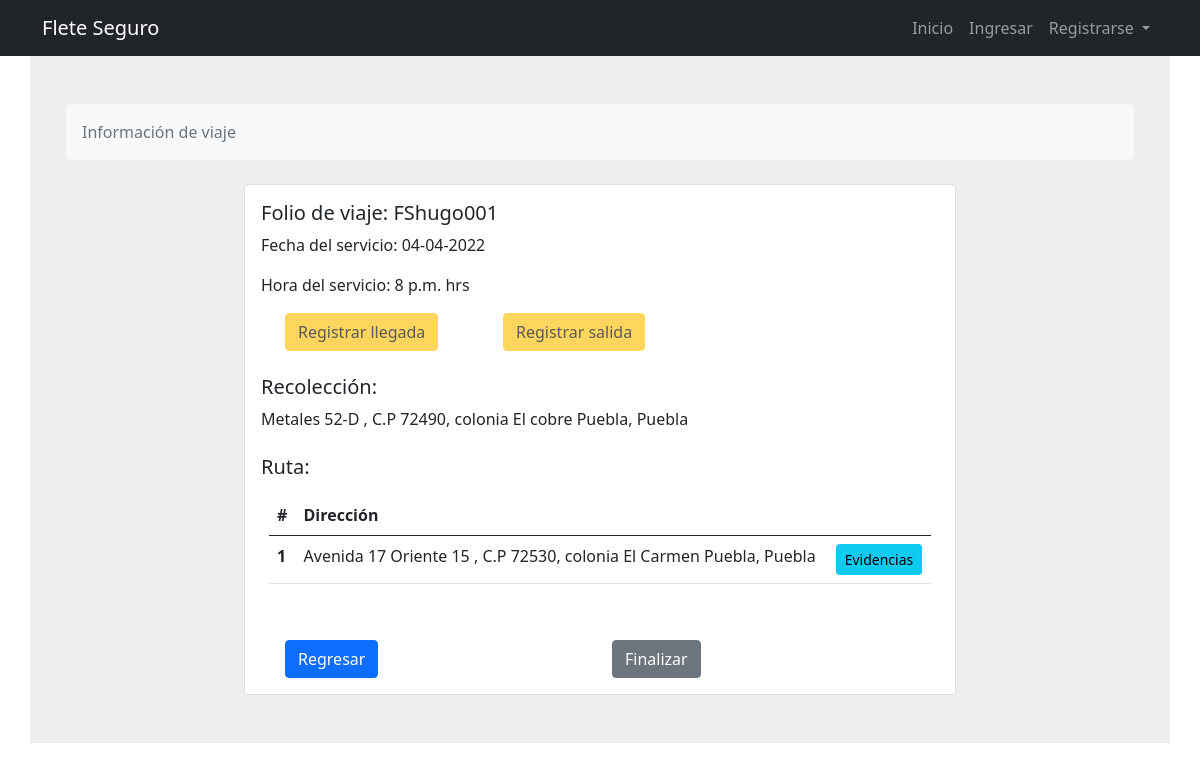
Page /fletes/viaje/detalle/FShugo001 on the committed database.
### fletes/models.py (models this page shows, shortened)
class Viaje(models.Model):
    cotizacion_id = models.OneToOneField(Cotizacion, on_delete=models.CASCADE, primary_key=True)
    folio = models.CharField(verbose_name="Folio", max_length=20,  default="")
    slug = models.SlugField(null=True, default="")
    estado_viaje = models.CharField(verbose_name="Estado", choices=ESTADO_VIAJE, max_length=40, default="Creado")
    hora_inicio = models.TimeField(verbose_name="Hora de inicio", null=True, blank=True)
    hora_llegada = models.TimeField(verbose_name="Hora de llegada", null=True, blank=True)
    localizacion_transportista = models.CharField(verbose_name="Localización de transportista", max_length=40)
    nip = models.IntegerField(verbose_name="NIP de seguridad de viaje", null=True, blank=True)
    comentarios = models.TextField(null=True, blank=True)
    es_validado = models.BooleanField(verbose_name="¿Esta válido por cliente?", default=False)
    def hasLlegada(self):
        return True if self.hora_llegada else False
    def hasInicio(self):
        return True if self.hora_inicio else False

class Cotizacion(models.Model):
    transportista_id = models.ForeignKey(
        Transportista,
        verbose_name="Transportista",
        on_delete=models.CASCADE)
    solicitud_id = models.ForeignKey(
        Solicitud,
        verbose_name="Solicitud",
        on_delete=models.CASCADE)
    unidad_id = models.ForeignKey(
        Unidades,
        verbose_name="Unidad",
        on_delete=models.CASCADE)
    creado = models.DateTimeField(editable=False)
    modificado = models.DateTimeField()
    monto = models.FloatField(
        verbose_name="Monto")
    folio = models.CharField(verbose_name="Folio", max_length=20, editable=False, unique = True)
    estado_cotizacion = models.CharField(verbose_name="Estado", choices=ESTADO_COTIZACION, max_length=40, default="Pendiente")
    motivo_cancelacion = models.TextField(verbose_name="Motivo de cancelación")
    slug = models.SlugField(null=True, blank=True)
    nivel_seguro = models.ForeignKey(
        Seguro,
        verbose_name="Nivel de Seguro",
        on_delete=models.CASCADE,
        null=True)
    es_asegurada = models.BooleanField(
        verbose_name="Viaje asegurado",
        default=False,)
    activo = models.BooleanField(
        verbose_name="Activo",
        default=True,)
    checkoutUrl = models.URLField(max_length = 200, default="")

class Solicitud(models.Model):
    cliente_id = models.ForeignKey(Cliente, on_delete=models.CASCADE)
    folio = models.CharField(verbose_name="Folio", max_length=20, editable=False, unique = True)
    creado = models.DateTimeField(editable=False)
    modificado = models.DateTimeField()
    descripcion_servicio = models.TextField(verbose_name="Descripción de servicio")
    caracteristicas_carga = models.TextField(verbose_name="Tipo de carga")
    peso_carga = models.FloatField(verbose_name="Peso de la carga(kg)")
    volumen_carga = models.FloatField(verbose_name="Volumen de la carga(mts3)")
    unidades_totales = models.IntegerField(verbose_name="Unidades totales de la carga")
    fecha_servicio = models.DateTimeField(verbose_name="Fecha de servicio", validators=[validate_date])
    hora = models.TimeField(verbose_name="Hora de servicio")
    tiempo_carga = models.IntegerField(verbose_name="Tiempo máximo para la carga(min)")
    domicilio_id = models.ForeignKey(Domicilios, on_delete=models.PROTECT, verbose_name="Origen")
    estado_solicitud = models.CharField(verbose_name="Estado", choices=ESTADO_SOLICITUD, max_length=40, default="Guardada")
    tiempo_total = models.FloatField(verbose_name="Tiempo total del viaje", null=True, blank=True)
    km_total = models.FloatField(verbose_name="Km totales del viaje", null=True, blank=True)
    slug = models.SlugField(null=True, blank=True)
    material_peligroso = models.BooleanField(
        verbose_name="Es material peligroso",
        default=False,)
    motivo_cancelacion = models.TextField(verbose_name="Motivo de cancelación")
    activo = models.BooleanField(
        verbose_name="Activo",
        default=True,)

class Domicilios(models.Model):
    cliente_id = models.ForeignKey(Cliente, on_delete=models.CASCADE)
    creado = models.DateTimeField(editable=False)
    modificado = models.DateTimeField()
    nombre = models.CharField(verbose_name="Nombre para identificar domicilio", max_length=100)
    calle = models.CharField(verbose_name="Calle", max_length=100)
    num_ext = models.CharField(verbose_name="Numero exterior", max_length=100)
    num_int = models.CharField(verbose_name="Numero interior", max_length=100, default="", blank=True)
    colonia = models.CharField(verbose_name="Colonia", max_length=100)
    municipio = models.CharField(verbose_name="Municipio o alcadía", max_length=100)
    cp = models.CharField(verbose_name="Código postal",max_length=100,)
    estado = models.CharField(verbose_name="Estado", choices=ESTADOS, max_length=40)
    referencias = models.TextField(verbose_name="Refrencias del domicilio")
    longitud = models.FloatField(verbose_name="Longitud", null=True, blank=True)
    latitud = models.FloatField(verbose_name="Latitud", null=True, blank=True)
    is_valid = models.BooleanField(verbose_name="Es válido", default=True)
    google_format = models.CharField(verbose_name="Dirección completa", max_length=100, null=True, blank=True)
    google_place_id = models.CharField(verbose_name="Google place ID", max_length=40, null=True, blank=True)
    slug = models.SlugField(null=True, blank=True)

class Destino(models.Model):
    solicitud_id = models.ForeignKey(Solicitud, on_delete=models.CASCADE)
    domicilio_id = models.ForeignKey(Domicilios, on_delete=models.PROTECT)
    tiempo_descarga = models.IntegerField(verbose_name="Tiempo máximo para la descarga(min)")
    unidades_entregar = models.IntegerField(verbose_name="Unidades a entregar en este destino")
    foto1 = models.ImageField(verbose_name="Foto 1 evidencia de entrega", upload_to='unidades_pics', null=True, blank=True)
    foto2 = models.ImageField(verbose_name="Foto 2 evidencia de entrega", upload_to='unidades_pics', null=True, blank=True)
    foto3 = models.ImageField(verbose_name="Foto 3 evidencia de entrega", upload_to='unidades_pics', null=True, blank=True)
    foto4 = models.ImageField(verbose_name="Foto 4 evidencia de entrega", upload_to='unidades_pics', null=True, blank=True)
    foto5 = models.ImageField(verbose_name="Foto 5 evidencia de entrega", upload_to='unidades_pics', null=True, blank=True)
    def hasEvidencias(self):
        return True if self.foto1 else False

### fletes/views.py (the view)
# urls.py: path('viaje/detalle/<slug:slug>', ViajesDetalle.as_view(), name='detalle-viaje'),
class ViajesDetalle(DetailView):
    model = Viaje
    template_name = 'fletes/viajeDetalle.html'
    def get_context_data(self, *args, **kwargs):
        context = super().get_context_data(*args, **kwargs)
        viaje = self.get_object()
        destinos = Destino.objects.filter(solicitud_id=viaje.cotizacion_id.solicitud_id)
        allEvidencias = True
        for destino in destinos:
            if destino.hasEvidencias() is True:
                allEvidencias = True
            else:
                allEvidencias = False
                break;
        context['destinos'] = destinos
        context['allEvidencias'] = allEvidencias
        return context

### fletes/templates/fletes/viajeDetalle.html (shortened to what this page needs)
{% extends 'base.html' %}
{% load crispy_forms_tags %}
{% block content %}
    <section style="background-color: #eee;">
        <div class="container py-5 mt-4r">
            <div class="row justify-content-center">
                <div class="col">
                    <nav aria-label="breadcrumb" class="bg-light rounded-3 p-3 mb-4">
                        <ol class="breadcrumb mb-0">
                            <li class="breadcrumb-item active" aria-current="page">Información de viaje</li>
                        </ol>
                    </nav>
                </div>
            </div>
            <div class="row">
                <div class="col-12 justify-content-center">
                        <div class="col-lg-8 offset-lg-2">
                            <div class="card">
                                <div class="card-body">
                                    <h5 class="card-title">Folio de viaje: {{viaje.folio}}</h5>
                                    <p class="card-text">Fecha del servicio: {{viaje.cotizacion_id.solicitud_id.fecha_servicio|date:"d-m-Y"}}</p>
                                    <p class="card-text">Hora del servicio: {{viaje.cotizacion_id.solicitud_id.hora}} hrs</p>
                                    <div class="container mt-3 mb-4">
                                        <div class="row align-items-center">
                                            <div class="col-4">
                                                {% if viaje.hasLlegada %}
                                                    <button type="button" class="btn btn-warning btn disabled">Registrar llegada</button>
                                                {% else %}
                                                    <a href="{% url 'fletes:registrar-llegada-viaje' slug=viaje.slug %}" class="confirm-delete" title="Registrar llegada" data-bs-toggle="modal" data-bs-target="#confirmDeleteModal" id="deleteButton{{viaje.slug}}">
                                                        <button type="button" class="btn btn-warning btn mt-1 mb-1">Registrar llegada</button>
                                                    </a>
                                                {% endif %}
                                            </div>
                                            <div class="col-4">
                                                {% if viaje.hasInicio or viaje.hasLlegada is False %}
                                                    <button type="button" class="btn btn-warning btn disabled">Registrar salida</button>
                                                {% else %}
                                                    <a href="{% url 'fletes:registrar-salida-viaje' slug=viaje.slug %}" class="confirm-delete" title="Registrar salida" data-bs-toggle="modal" data-bs-target="#confirmSalidaModal" id="salidaModal">
                                                        <button type="button" class="btn btn-warning btn mt-1 mb-1">Registrar salida</button>
                                                    </a>
                                                {% endif %}
                                            </div>
                                        </div>
                                    </div>
                                    <h5 class="card-text mt-4">Recolección:</h5>
                                    <p class="card-text">
                                        {{ viaje.cotizacion_id.solicitud_id.domicilio_id.calle }} {{ viaje.cotizacion_id.solicitud_id.domicilio_id.num_ext }} {{ viaje.cotizacion_id.solicitud_id.domicilio_id.num_int }}, C.P {{ viaje.cotizacion_id.solicitud_id.domicilio_id.cp }},  colonia {{ viaje.cotizacion_id.solicitud_id.domicilio_id.colonia }} {{ viaje.cotizacion_id.solicitud_id.domicilio_id.municipio }}, {{ viaje.cotizacion_id.solicitud_id.domicilio_id.estado}}
                                    </p>
                                <h5 class="card-text mt-4">Ruta:</h5>
                                </div>
                                {% if viaje.estado_viaje == 'Creado' %}
                                    <div class="container">
                                        <h5>Inicia viaje para ver ruta y subir evidencias de entrega</h5>
                                    </div>
                                {% else %}
                                    {% if destinos %}
                                    <div class="container">
                                        <table class="table">
                                            <thead>
                                                <tr>
                                                    <th scope="col">#</th>
                                                    <th scope="col">Dirección</th>
                                                    <th scope="col"></th>
                                                </tr>
                                            </thead>
                                            {% for destino in destinos %}
                                            <tbody>
                                                <tr>
                                                    <th scope="row">{{ forloop.counter }}</th>
                                                    <td>{{ destino.domicilio_id.calle }} {{ destino.domicilio_id.num_ext }} {{ destino.domicilio_id.num_int }}, C.P {{ destino.domicilio_id.cp }},  colonia {{ destino.domicilio_id.colonia }} {{ destino.domicilio_id.municipio }}, {{ destino.domicilio_id.estado}}</td>
                                                    <td>
                                                        <button onclick="abrir_modal_agregar_evidencia('{% url 'fletes:agregar-evidencia-destino' destino.id %}')" class="btn btn-info btn-sm">Evidencias</button>
                                                    </td>
                                                </tr>
                                            </tbody>
                                        {% endfor %}
                                        </table>
                                    </div>
                                    {% endif %}
                                {% endif %}
                                <div class="card-body">
                                    <div class="container">
                                        <div class="row justify-content-center">
                                            <div class="col-6">
                                                <a href="{% url 'fletes:viajes' %}"><button type="button" class="btn btn-primary mt-4"> Regresar </button></a>
                                            </div>
                                            <div class="col-6">
                                                {% if allEvidencias %}
                                                    <a href="{% url 'fletes:finzalizar-viaje' viaje.slug %}"><button type="button" class="btn btn-secondary mt-4"> Finalizar </button></a>
                                                {% endif %}
                                            </div>
                                        </div>
                                    </div>
                                </div>
                            </div>
                        </div>
                    </div>
                </div>
            </div>
        </div>
{% endblock content %}

### rows in the picture
Viaje: folio "FShugo001", cotizacion_id.solicitud_id.fecha_servicio "04-04-2022", cotizacion_id.solicitud_id.hora "8 p.m.", cotizacion_id.solicitud_id.domicilio_id.calle "Metales", cotizacion_id.solicitud_id.domicilio_id.num_ext "52-D", cotizacion_id.solicitud_id.domicilio_id.cp "72490", cotizacion_id.solicitud_id.domicilio_id.colonia "El cobre", cotizacion_id.solicitud_id.domicilio_id.municipio "Puebla", cotizacion_id.solicitud_id.domicilio_id.estado "Puebla"
Destino: domicilio_id.calle "Avenida 17 Oriente", domicilio_id.num_ext "15", domicilio_id.cp "72530", domicilio_id.colonia "El Carmen", domicilio_id.municipio "Puebla", domicilio_id.estado "Puebla"
